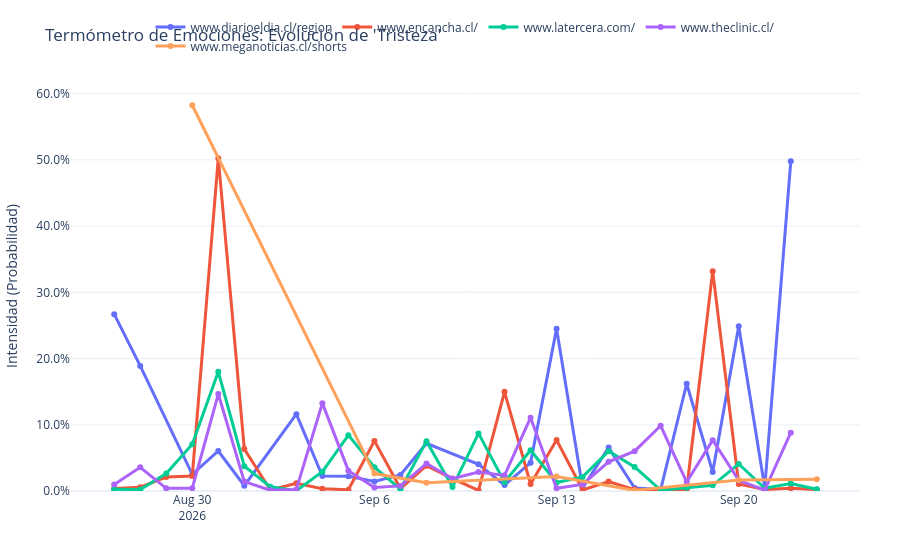

Source (notebook cell):
### Code cell


### Figure 1 — Plotly figure (JSON) as saved in the notebook; plotly's stock layout.template omitted (floating-point values rounded to 4 significant figures)
{"data": [{"connectgaps": true, "hovertemplate": "Medio de Comunicación=www.diarioeldia.cl/region<br>=%{x}<br>Intensidad (Probabilidad)=%{y}<extra></extra>", "legendgroup": "www.diarioeldia.cl/region", "line": {"color": "#636efa", "dash": "solid", "width": 3}, "marker": {"size": 6, "symbol": "circle"}, "mode": "lines+markers", "name": "www.diarioeldia.cl/region", "orientation": "v", "showlegend": true, "type": "scatter", "x": ["2026-08-27T00:00:00", "2026-08-28T00:00:00", "2026-08-30T00:00:00", "2026-08-31T00:00:00", "2026-09-01T00:00:00", "2026-09-03T00:00:00", "2026-09-04T00:00:00", "2026-09-05T00:00:00", "2026-09-06T00:00:00", "2026-09-07T00:00:00", "2026-09-08T00:00:00", "2026-09-10T00:00:00", "2026-09-11T00:00:00", "2026-09-12T00:00:00", "2026-09-13T00:00:00", "2026-09-14T00:00:00", "2026-09-15T00:00:00", "2026-09-16T00:00:00", "2026-09-17T00:00:00", "2026-09-18T00:00:00", "2026-09-19T00:00:00", "2026-09-20T00:00:00", "2026-09-21T00:00:00", "2026-09-22T00:00:00"], "xaxis": "x", "y": [0.267, 0.1889, 0.02521, 0.06041, 0.008083, 0.116, 0.0225, 0.02235, 0.01432, 0.02418, 0.07208, 0.04029, 0.008925, 0.0427, 0.2451, 0.004508, 0.06551, 0.004345, 0.002199, 0.1619, 0.02864, 0.2489, 0.004779, 0.4978], "yaxis": "y"}, {"connectgaps": true, "hovertemplate": "Medio de Comunicación=www.encancha.cl/<br>=%{x}<br>Intensidad (Probabilidad)=%{y}<extra></extra>", "legendgroup": "www.encancha.cl/", "line": {"color": "#EF553B", "dash": "solid", "width": 3}, "marker": {"size": 6, "symbol": "circle"}, "mode": "lines+markers", "name": "www.encancha.cl/", "orientation": "v", "showlegend": true, "type": "scatter", "x": ["2026-08-27T00:00:00", "2026-08-28T00:00:00", "2026-08-29T00:00:00", "2026-08-30T00:00:00", "2026-08-31T00:00:00", "2026-09-01T00:00:00", "2026-09-02T00:00:00", "2026-09-03T00:00:00", "2026-09-04T00:00:00", "2026-09-05T00:00:00", "2026-09-06T00:00:00", "2026-09-07T00:00:00", "2026-09-08T00:00:00", "2026-09-09T00:00:00", "2026-09-10T00:00:00", "2026-09-11T00:00:00", "2026-09-12T00:00:00", "2026-09-13T00:00:00", "2026-09-14T00:00:00", "2026-09-15T00:00:00", "2026-09-16T00:00:00", "2026-09-17T00:00:00", "2026-09-18T00:00:00", "2026-09-19T00:00:00", "2026-09-20T00:00:00", "2026-09-21T00:00:00", "2026-09-22T00:00:00", "2026-09-23T00:00:00"], "xaxis": "x", "y": [0.003591, 0.005702, 0.0211, 0.02265, 0.5024, 0.0635, 0.001537, 0.01163, 0.003347, 0.001824, 0.07566, 0.00373, 0.03815, 0.01883, 0.0008143, 0.1498, 0.01061, 0.07693, 0.001607, 0.01424, 0.002126, 0.001978, 0.002237, 0.3319, 0.01062, 0.002449, 0.004214, 0.002184], "yaxis": "y"}, {"connectgaps": true, "hovertemplate": "Medio de Comunicación=www.latercera.com/<br>=%{x}<br>Intensidad (Probabilidad)=%{y}<extra></extra>", "legendgroup": "www.latercera.com/", "line": {"color": "#00cc96", "dash": "solid", "width": 3}, "marker": {"size": 6, "symbol": "circle"}, "mode": "lines+markers", "name": "www.latercera.com/", "orientation": "v", "showlegend": true, "type": "scatter", "x": ["2026-08-27T00:00:00", "2026-08-28T00:00:00", "2026-08-29T00:00:00", "2026-08-30T00:00:00", "2026-08-31T00:00:00", "2026-09-01T00:00:00", "2026-09-02T00:00:00", "2026-09-03T00:00:00", "2026-09-04T00:00:00", "2026-09-05T00:00:00", "2026-09-06T00:00:00", "2026-09-07T00:00:00", "2026-09-08T00:00:00", "2026-09-09T00:00:00", "2026-09-10T00:00:00", "2026-09-11T00:00:00", "2026-09-12T00:00:00", "2026-09-13T00:00:00", "2026-09-14T00:00:00", "2026-09-15T00:00:00", "2026-09-16T00:00:00", "2026-09-17T00:00:00", "2026-09-18T00:00:00", "2026-09-19T00:00:00", "2026-09-20T00:00:00", "2026-09-21T00:00:00", "2026-09-22T00:00:00", "2026-09-23T00:00:00"], "xaxis": "x", "y": [0.002525, 0.002124, 0.0264, 0.07058, 0.18, 0.03748, 0.006385, 0.0004955, 0.02912, 0.08428, 0.03584, 0.002701, 0.07496, 0.005904, 0.08696, 0.01334, 0.06153, 0.01282, 0.02125, 0.06017, 0.03628, 0.001242, 0.004944, 0.008561, 0.04087, 0.004133, 0.01138, 0.002535], "yaxis": "y"}, {"connectgaps": true, "hovertemplate": "Medio de Comunicación=www.theclinic.cl/<br>=%{x}<br>Intensidad (Probabilidad)=%{y}<extra></extra>", "legendgroup": "www.theclinic.cl/", "line": {"color": "#ab63fa", "dash": "solid", "width": 3}, "marker": {"size": 6, "symbol": "circle"}, "mode": "lines+markers", "name": "www.theclinic.cl/", "orientation": "v", "showlegend": true, "type": "scatter", "x": ["2026-08-27T00:00:00", "2026-08-28T00:00:00", "2026-08-29T00:00:00", "2026-08-30T00:00:00", "2026-08-31T00:00:00", "2026-09-01T00:00:00", "2026-09-02T00:00:00", "2026-09-03T00:00:00", "2026-09-04T00:00:00", "2026-09-05T00:00:00", "2026-09-06T00:00:00", "2026-09-07T00:00:00", "2026-09-08T00:00:00", "2026-09-09T00:00:00", "2026-09-10T00:00:00", "2026-09-11T00:00:00", "2026-09-12T00:00:00", "2026-09-13T00:00:00", "2026-09-14T00:00:00", "2026-09-15T00:00:00", "2026-09-16T00:00:00", "2026-09-17T00:00:00", "2026-09-18T00:00:00", "2026-09-19T00:00:00", "2026-09-20T00:00:00", "2026-09-21T00:00:00", "2026-09-22T00:00:00"], "xaxis": "x", "y": [0.009664, 0.0357, 0.003966, 0.004193, 0.1464, 0.01422, 0.001132, 0.002421, 0.1326, 0.03074, 0.0053, 0.00772, 0.04156, 0.01868, 0.02852, 0.0236, 0.1107, 0.004201, 0.009975, 0.04416, 0.0602, 0.09852, 0.01351, 0.07679, 0.01603, 0.001426, 0.088], "yaxis": "y"}, {"connectgaps": true, "hovertemplate": "Medio de Comunicación=www.meganoticias.cl/shorts<br>=%{x}<br>Intensidad (Probabilidad)=%{y}<extra></extra>", "legendgroup": "www.meganoticias.cl/shorts", "line": {"color": "#FFA15A", "dash": "solid", "width": 3}, "marker": {"size": 6, "symbol": "circle"}, "mode": "lines+markers", "name": "www.meganoticias.cl/shorts", "orientation": "v", "showlegend": true, "type": "scatter", "x": ["2026-08-30T00:00:00", "2026-09-06T00:00:00", "2026-09-08T00:00:00", "2026-09-13T00:00:00", "2026-09-16T00:00:00", "2026-09-20T00:00:00", "2026-09-23T00:00:00"], "xaxis": "x", "y": [0.5824, 0.0263, 0.01232, 0.02196, 0.0009409, 0.0166, 0.01791], "yaxis": "y"}], "layout": {"hovermode": "x unified", "legend": {"orientation": "h", "title": {}, "tracegroupgap": 0, "x": 0.5, "xanchor": "center", "y": 1.05, "yanchor": "bottom"}, "margin": {"b": 40, "l": 40, "r": 40, "t": 80}, "title": {"text": "Termómetro de Emociones: Evolución de 'Tristeza'"}, "xaxis": {"anchor": "y", "domain": [0, 1], "showgrid": false, "title": {"text": ""}}, "yaxis": {"anchor": "x", "domain": [0, 1], "rangemode": "tozero", "tickformat": ".1%", "title": {"text": "Intensidad (Probabilidad)"}}}}
